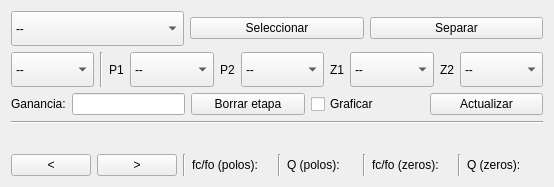
     <widget class="QWidget" name="stageTab">
      <attribute name="title">
       <string>Page</string>
      </attribute>
      <layout class="QVBoxLayout" name="verticalLayout_31">
       <item>
        <layout class="QVBoxLayout" name="verticalLayout_30">
         <item>
          <layout class="QHBoxLayout" name="horizontalLayout_43">
           <item>
            <widget class="QComboBox" name="filterCombo">
             <property name="minimumSize">
              <size>
               <width>0</width>
               <height>35</height>
              </size>
             </property>
             <item>
              <property name="text">
               <string>--</string>
              </property>
             </item>
            </widget>
           </item>
           <item>
            <widget class="QPushButton" name="selectButton">
             <property name="text">
              <string>Seleccionar</string>
             </property>
            </widget>
           </item>
           <item>
            <widget class="QPushButton" name="splitButton">
             <property name="text">
              <string>Separar</string>
             </property>
            </widget>
           </item>
          </layout>
         </item>
         <item>
          <layout class="QHBoxLayout" name="horizontalLayout_42">
           <item>
            <widget class="QComboBox" name="stageCombo">
             <property name="minimumSize">
              <size>
               <width>0</width>
               <height>35</height>
              </size>
             </property>
             <item>
              <property name="text">
               <string>--</string>
              </property>
             </item>
            </widget>
           </item>
           <item>
            <widget class="Line" name="line_4">
             <property name="orientation">
              <enum>Qt::Vertical</enum>
             </property>
            </widget>
           </item>
           <item>
            <widget class="QLabel" name="label_10">
             <property name="sizePolicy">
              <sizepolicy hsizetype="Fixed" vsizetype="Preferred">
               <horstretch>0</horstretch>
               <verstretch>0</verstretch>
              </sizepolicy>
             </property>
             <property name="text">
              <string>P1</string>
             </property>
            </widget>
           </item>
           <item>
            <widget class="QComboBox" name="p1Combo">
             <property name="minimumSize">
              <size>
               <width>0</width>
               <height>35</height>
              </size>
             </property>
             <item>
              <property name="text">
               <string>--</string>
              </property>
             </item>
            </widget>
           </item>
           <item>
            <widget class="QLabel" name="label_11">
             <property name="sizePolicy">
              <sizepolicy hsizetype="Fixed" vsizetype="Preferred">
               <horstretch>0</horstretch>
               <verstretch>0</verstretch>
              </sizepolicy>
             </property>
             <property name="text">
              <string>P2</string>
             </property>
            </widget>
           </item>
           <item>
            <widget class="QComboBox" name="p2Combo">
             <property name="minimumSize">
              <size>
               <width>0</width>
               <height>35</height>
              </size>
             </property>
             <item>
              <property name="text">
               <string>--</string>
              </property>
             </item>
            </widget>
           </item>
           <item>
            <widget class="QLabel" name="label_12">
             <property name="sizePolicy">
              <sizepolicy hsizetype="Fixed" vsizetype="Preferred">
               <horstretch>0</horstretch>
               <verstretch>0</verstretch>
              </sizepolicy>
             </property>
             <property name="text">
              <string>Z1</string>
             </property>
            </widget>
           </item>
           <item>
            <widget class="QComboBox" name="z1Combo">
             <property name="minimumSize">
              <size>
               <width>0</width>
               <height>35</height>
              </size>
             </property>
             <item>
              <property name="text">
               <string>--</string>
              </property>
             </item>
            </widget>
           </item>
           <item>
            <widget class="QLabel" name="label_13">
             <property name="sizePolicy">
              <sizepolicy hsizetype="Fixed" vsizetype="Preferred">
               <horstretch>0</horstretch>
               <verstretch>0</verstretch>
              </sizepolicy>
             </property>
             <property name="text">
              <string>Z2</string>
             </property>
            </widget>
           </item>
           <item>
            <widget class="QComboBox" name="z2Combo">
             <property name="minimumSize">
              <size>
               <width>0</width>
               <height>35</height>
              </size>
             </property>
             <item>
              <property name="text">
               <string>--</string>
              </property>
             </item>
            </widget>
           </item>
          </layout>
         </item>
         <item>
          <layout class="QHBoxLayout" name="horizontalLayout_44">
           <item>
            <widget class="QLabel" name="label_9">
             <property name="sizePolicy">
              <sizepolicy hsizetype="Fixed" vsizetype="Preferred">
               <horstretch>0</horstretch>
               <verstretch>0</verstretch>
              </sizepolicy>
             </property>
             <property name="minimumSize">
              <size>
               <width>50</width>
               <height>0</height>
              </size>
             </property>
             <property name="text">
              <string>Ganancia:</string>
             </property>
            </widget>
           </item>
           <item>
            <widget class="QLineEdit" name="gain">
             <property name="sizePolicy">
              <sizepolicy hsizetype="Minimum" vsizetype="Fixed">
               <horstretch>0</horstretch>
               <verstretch>0</verstretch>
              </sizepolicy>
             </property>
             <property name="minimumSize">
              <size>
               <width>80</width>
               <height>0</height>
              </size>
             </property>
            </widget>
           </item>
           <item>
            <widget class="QPushButton" name="clrStageButton">
             <property name="text">
              <string>Borrar etapa</string>
             </property>
            </widget>
           </item>
           <item>
            <widget class="QCheckBox" name="plotCheck">
             <property name="text">
              <string>Graficar</string>
             </property>
            </widget>
           </item>
           <item>
            <widget class="QPushButton" name="refreshButton">
             <property name="text">
              <string>Actualizar</string>
             </property>
            </widget>
           </item>
          </layout>
         </item>
        </layout>
       </item>
       <item>
        <widget class="Line" name="ghjk">
         <property name="orientation">
          <enum>Qt::Horizontal</enum>
         </property>
        </widget>
       </item>
       <item>
        <widget class="QStackedWidget" name="stageStack">
         <property name="currentIndex">
          <number>0</number>
         </property>
         <widget class="QWidget" name="page_31">
          <layout class="QHBoxLayout" name="horizontalLayout_48">
           <item>
            <layout class="QVBoxLayout" name="verticalLayout_34"/>
           </item>
          </layout>
         </widget>
         <widget class="QWidget" name="page_32">
          <layout class="QHBoxLayout" name="horizontalLayout_46">
           <item>
            <layout class="QVBoxLayout" name="verticalLayout_32"/>
           </item>
          </layout>
         </widget>
         <widget class="QWidget" name="page_33">
          <layout class="QHBoxLayout" name="horizontalLayout_47">
           <item>
            <layout class="QVBoxLayout" name="verticalLayout_33"/>
           </item>
          </layout>
         </widget>
        </widget>
       </item>
       <item>
        <layout class="QHBoxLayout" name="horizontalLayout_45">
         <item>
          <widget class="QPushButton" name="leftStages">
           <property name="sizePolicy">
            <sizepolicy hsizetype="Fixed" vsizetype="Fixed">
             <horstretch>0</horstretch>
             <verstretch>0</verstretch>
            </sizepolicy>
           </property>
           <property name="minimumSize">
            <size>
             <width>60</width>
             <height>0</height>
            </size>
           </property>
           <property name="text">
            <string>&lt;</string>
           </property>
          </widget>
         </item>
         <item>
          <widget class="QPushButton" name="rightStages">
           <property name="sizePolicy">
            <sizepolicy hsizetype="Fixed" vsizetype="Fixed">
             <horstretch>0</horstretch>
             <verstretch>0</verstretch>
            </sizepolicy>
           </property>
           <property name="minimumSize">
            <size>
             <width>60</width>
             <height>0</height>
            </size>
           </property>
           <property name="text">
            <string>&gt;</string>
           </property>
          </widget>
         </item>
         <item>
          <widget class="Line" name="line_5">
           <property name="orientation">
            <enum>Qt::Vertical</enum>
           </property>
          </widget>
         </item>
         <item>
          <widget class="QLabel" name="fcPolos">
           <property name="sizePolicy">
            <sizepolicy hsizetype="Fixed" vsizetype="Preferred">
             <horstretch>0</horstretch>
             <verstretch>0</verstretch>
            </sizepolicy>
           </property>
           <property name="minimumSize">
            <size>
             <width>80</width>
             <height>0</height>
            </size>
           </property>
           <property name="text">
            <string>fc/fo (polos):</string>
           </property>
          </widget>
         </item>
         <item>
          <widget class="Line" name="line_6">
           <property name="orientation">
            <enum>Qt::Vertical</enum>
           </property>
          </widget>
         </item>
         <item>
          <widget class="QLabel" name="qPolos">
           <property name="sizePolicy">
            <sizepolicy hsizetype="Fixed" vsizetype="Preferred">
             <horstretch>0</horstretch>
             <verstretch>0</verstretch>
            </sizepolicy>
           </property>
           <property name="minimumSize">
            <size>
             <width>70</width>
             <height>0</height>
            </size>
           </property>
           <property name="text">
            <string>Q (polos):</string>
           </property>
          </widget>
         </item>
         <item>
          <widget class="Line" name="line_10">
           <property name="orientation">
            <enum>Qt::Vertical</enum>
           </property>
          </widget>
         </item>
         <item>
          <widget class="QLabel" name="fcZeros">
           <property name="sizePolicy">
            <sizepolicy hsizetype="Fixed" vsizetype="Preferred">
             <horstretch>0</horstretch>
             <verstretch>0</verstretch>
            </sizepolicy>
           </property>
           <property name="minimumSize">
            <size>
             <width>80</width>
             <height>0</height>
            </size>
           </property>
           <property name="text">
            <string>fc/fo (zeros):</string>
           </property>
          </widget>
         </item>
         <item>
          <widget class="Line" name="line_13">
           <property name="orientation">
            <enum>Qt::Vertical</enum>
           </property>
          </widget>
         </item>
         <item>
          <widget class="QLabel" name="qZeros">
           <property name="sizePolicy">
            <sizepolicy hsizetype="Minimum" vsizetype="Preferred">
             <horstretch>0</horstretch>
             <verstretch>0</verstretch>
            </sizepolicy>
           </property>
           <property name="minimumSize">
            <size>
             <width>70</width>
             <height>0</height>
            </size>
           </property>
           <property name="text">
            <string>Q (zeros):</string>
           </property>
          </widget>
         </item>
         <item>
          <widget class="Line" name="chau_2">
           <property name="orientation">
            <enum>Qt::Horizontal</enum>
           </property>
          </widget>
         </item>
        </layout>
       </item>
      </layout>
     </widget>
